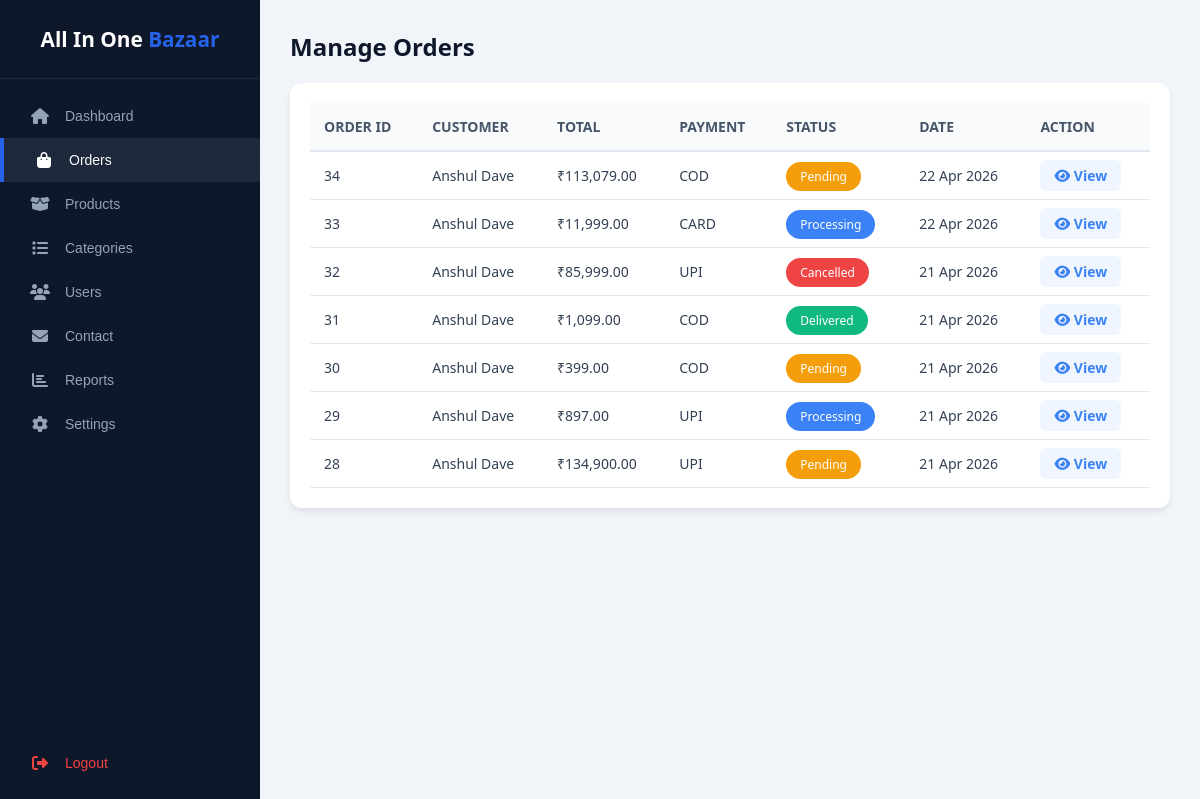
Screenshot of /admin/manage-orders.php (signed in) with the database file from the repository.
### tables this page shows
CREATE TABLE `orders` (
  `id` int(11) NOT NULL,
  `user_id` int(11) NOT NULL,
  `tracking_no` varchar(50) NOT NULL,
  `total_price` decimal(10,2) NOT NULL,
  `address` text NOT NULL,
  `payment_method` varchar(50) DEFAULT 'COD',
  `status` varchar(20) DEFAULT 'Pending',
  `created_at` timestamp NOT NULL DEFAULT current_timestamp(),
  `order_date` timestamp NOT NULL DEFAULT current_timestamp()
);

CREATE TABLE `users` (
  `id` int(11) NOT NULL,
  `full_name` varchar(100) NOT NULL,
  `email` varchar(100) NOT NULL,
  `password` varchar(255) NOT NULL,
  `phone` varchar(20) DEFAULT NULL,
  `address` text DEFAULT NULL,
  `created_at` timestamp NOT NULL DEFAULT current_timestamp()
);

### admin/manage-orders.php (the view, shortened to what this page needs)
<?php
include("../config/db.php");
$query = "
SELECT o.*, u.full_name
FROM orders o
JOIN users u ON o.user_id = u.id
ORDER BY o.created_at DESC
";
$result = mysqli_query($conn, $query);
function orderStatus($status){
    if ($status === '0' || strtolower($status) === 'pending') return 'Pending';
    if ($status === '1' || strtolower($status) === 'completed' || strtolower($status) === 'delivered') return 'Delivered';
    if (strtolower($status) === 'processing') return 'Processing';
    if (strtolower($status) === 'cancelled') return 'Cancelled';
    return 'Pending';
}
?>
<!DOCTYPE html>
<html lang="en">
<head>
<link rel="stylesheet" href="https://cdnjs.cloudflare.com/ajax/libs/font-awesome/6.4.0/css/all.min.css">
</head>
<body>
<?php include 'includes/sidebar.php'; ?>
<div class="main-content">
    <h2>Manage Orders</h2>
    <div class="table-wrapper">
        <table>
            <thead>
                <tr>
                    <th>Order ID</th>
                    <th>Customer</th>
                    <th>Total</th>
                    <th>Payment</th>
                    <th>Status</th>
                    <th>Date</th>
                    <th>Action</th>
                </tr>
            </thead>
            <tbody>
            <?php if(mysqli_num_rows($result)>0):
                while($row=mysqli_fetch_assoc($result)):
                $status = orderStatus($row['status']);
                $date   = $row['created_at'] ?? $row['order_date'];
            ?>
                <tr>
                    <td><?= $row['id'] ?></td>
                    <td><?= htmlspecialchars($row['full_name']) ?></td>
                    <td>₹<?= number_format($row['total_price'],2) ?></td>
                    <td><?= strtoupper($row['payment_method']) ?></td>
                    <td><span class="badge <?= $status ?>"><?= $status ?></span></td>
                    <td><?= date("d M Y", strtotime($date)) ?></td>
                    <td>
                        <a href="order-details.php?id=<?= $row['id'] ?>" class="action-btn">
                            <i class="fa fa-eye"></i> View
                        </a>
                    </td>
                </tr>
            <?php endwhile; else: ?>
                <tr><td colspan="7" style="text-align:center">No Orders Found</td></tr>
            <?php endif; ?>
            </tbody>
        </table>
    </div>
</div>
</body>
</html>

### admin/manage-orders.php (style rules this page uses)
* { box-sizing:border-box }
body { font-family:'Segoe UI',sans-serif; background:#f1f5f9; margin:0; display:flex; min-height:100vh; }
.main-content { margin-left:260px; padding:30px; width:calc(100% - 260px); }
h2 { margin:0 0 20px;color:#0f172a }
.table-wrapper { background:#fff; padding:20px; border-radius:12px; box-shadow:0 4px 6px rgba(0,0,0,.08); }
table { width:100%;border-collapse:collapse }
thead tr { background:#f8fafc;border-bottom:2px solid #e2e8f0 }
th,td { padding:14px;text-align:left;font-size:14px }
th { text-transform:uppercase;color:#475569 }
td { border-bottom:1px solid #e2e8f0;color:#334155 }
.badge { padding:6px 14px; border-radius:20px; font-size:12px; color:#fff; }
.Pending { background:#f59e0b }
.Processing { background:#3b82f6 }
.Delivered { background:#10b981 }
.Cancelled { background:#ef4444 }
.action-btn { background:#eff6ff; color:#3b82f6; padding:6px 14px; border-radius:6px; text-decoration:none; font-weight:600; }

### admin/includes/sidebar.php (style rules this page uses)
body { margin: 0; }
.main-content { margin-left: 260px !important; width: calc(100% - 260px) !important; }

### rows the page displays
orders: id "34", user.full_name "Anshul Dave", total_price "113,079.00", payment_method "COD", status "Pending", created_at "22 Apr 2026"
orders: id "33", user.full_name "Anshul Dave", total_price "11,999.00", payment_method "CARD", status "Processing", created_at "22 Apr 2026"
orders: id "32", user.full_name "Anshul Dave", total_price "85,999.00", payment_method "UPI", status "Cancelled", created_at "21 Apr 2026"
orders: id "31", user.full_name "Anshul Dave", total_price "1,099.00", payment_method "COD", status "Delivered", created_at "21 Apr 2026"
orders: id "30", user.full_name "Anshul Dave", total_price "399.00", payment_method "COD", status "Pending", created_at "21 Apr 2026"
orders: id "29", user.full_name "Anshul Dave", total_price "897.00", payment_method "UPI", status "Processing", created_at "21 Apr 2026"
orders: id "28", user.full_name "Anshul Dave", total_price "134,900.00", payment_method "UPI", status "Pending", created_at "21 Apr 2026"
